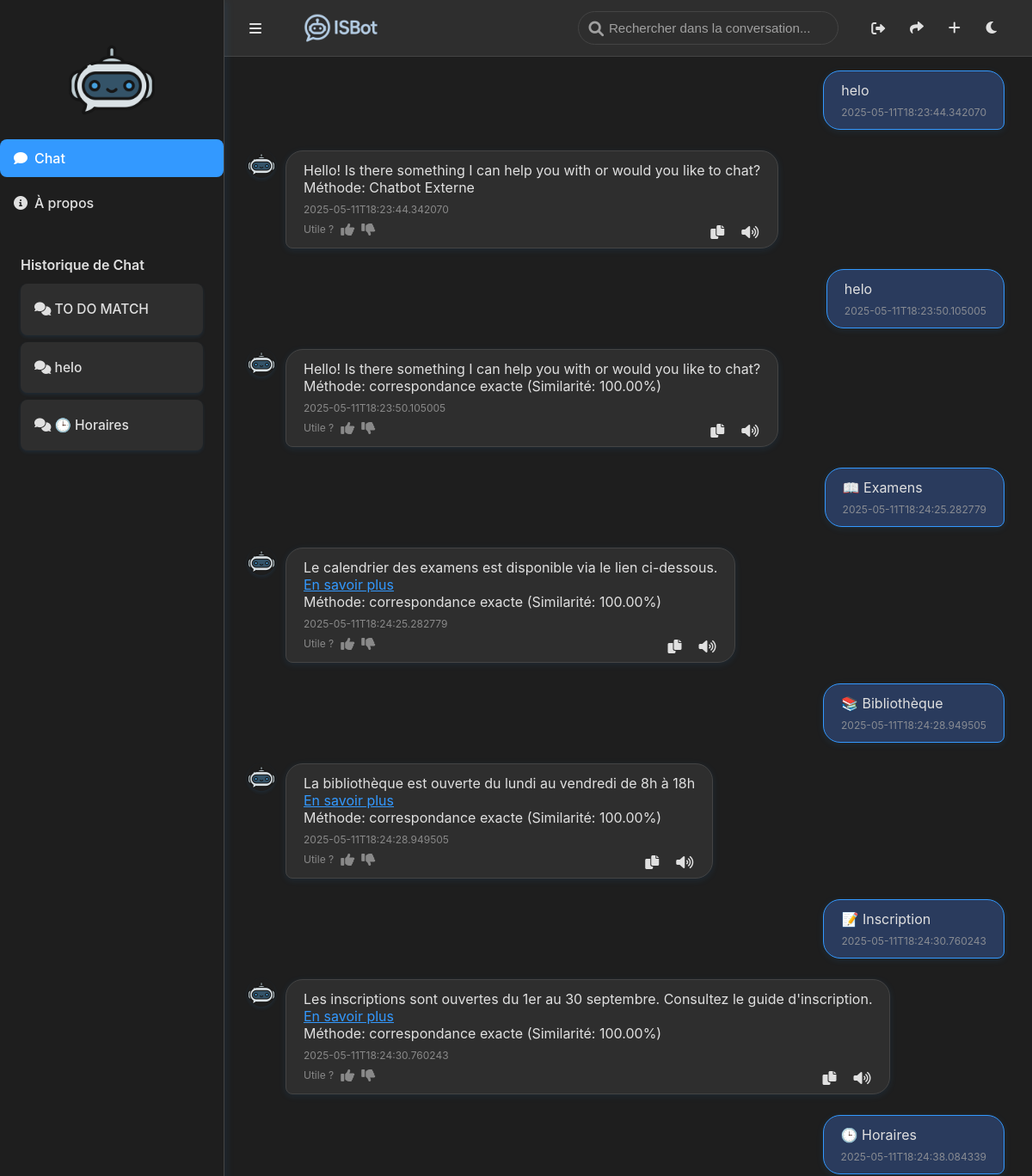
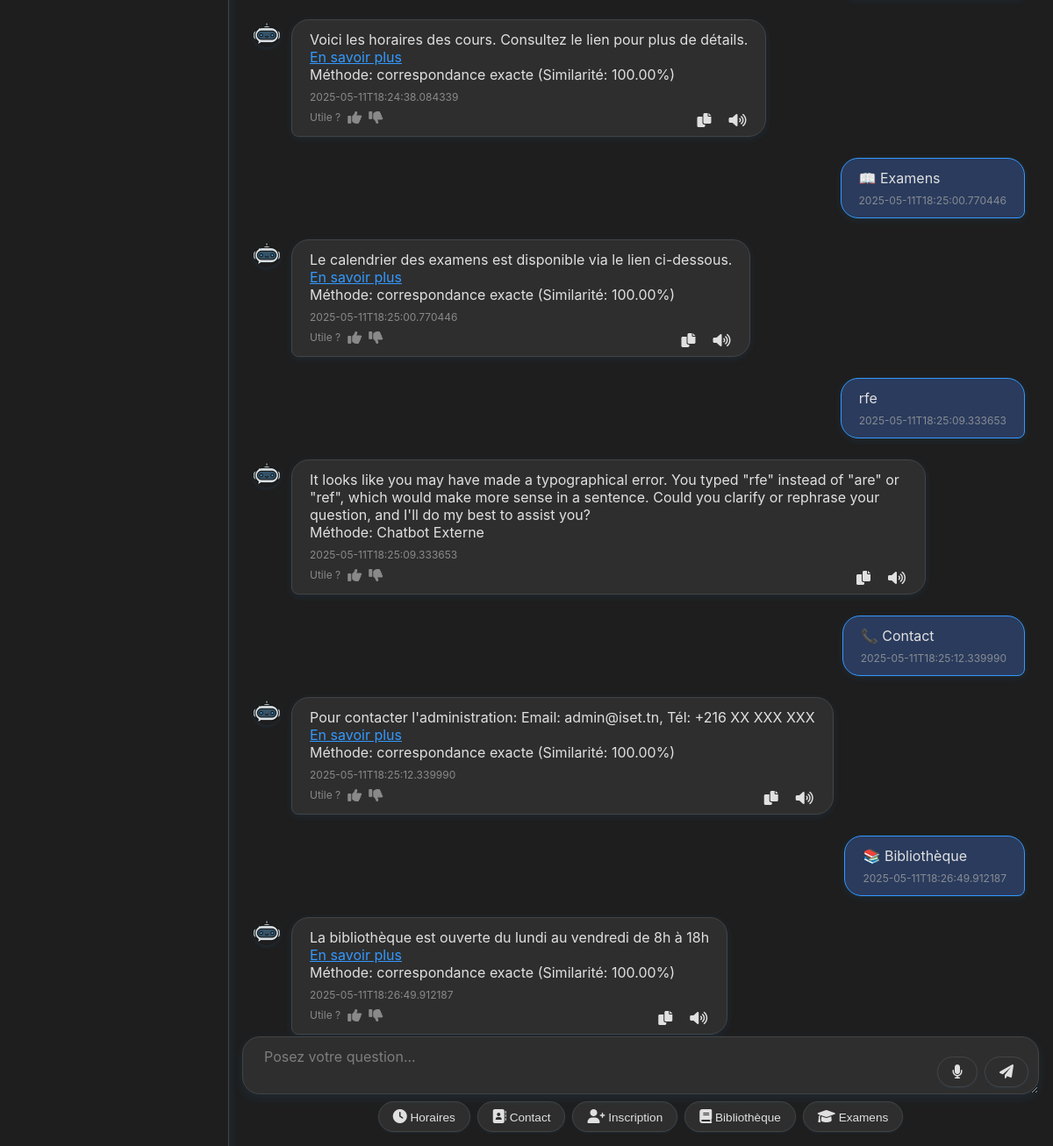
Screenshot of /?session_id=33 (signed in) with the database file from the repository (2 pictures, top to bottom).
### chatbot/database.py (models this page shows)
class ChatMessage(db.Model):
    id = db.Column(db.Integer, primary_key=True)
    session_id = db.Column(db.Integer, db.ForeignKey('chat_session.id', ondelete='CASCADE'), nullable=False)
    user_message = db.Column(db.Text, nullable=False)
    bot_response = db.Column(db.Text, nullable=False)
    timestamp = db.Column(db.String(50), nullable=False)

### app.py (the view, shortened to what this page needs)
@app.route('/', methods=['GET', 'POST'])
def chat():
    if not current_user.is_authenticated:
        return render_template('chat.html', chat_history=[], session_id=None)
    session_id = request.args.get('session_id')
    if session_id:
        current_session = ChatSession.query.filter_by(id=int(session_id), user_id=current_user.id).first()
    chat_history = current_session.messages if current_session else []
    processed_history = []
    for msg in chat_history:
        try:
            processed_msg = {
                'user_message': msg.user_message,
                'bot_response': json.loads(msg.bot_response),
                'timestamp': msg.timestamp
            }
            processed_history.append(processed_msg)
        except json.JSONDecodeError as e:
            logger.error(f"Error parsing bot_response for message ID {msg.id}: {e}")
            continue
    return render_template('chat.html', chat_history=processed_history, session_id=current_session.id if current_session else None)

### app.py (called while the page is built)
@login_manager.user_loader
def load_user(user_id):
    return User.query.get(int(user_id))

### templates/chat.html (shortened to what this page needs)
{% extends "base.html" %}
{% block content %}
{% if current_user.is_authenticated %}
<div class="chat-box" id="chat-box">
  {% for msg in chat_history %}
  <div class="chat-message user" data-message="{{ msg.user_message | lower }}">
    <div class="chat-bubble">
      {{ msg.user_message | safe }}
      <div class="timestamp">{{ msg.timestamp | default('Maintenant') }}</div>
    </div>
  </div>
  <div class="chat-message assistant" data-message="{{ msg.bot_response.answer | lower }}">
    <img
      src="{{ url_for('static', filename='assistant-avatar.png') }}"
      alt="Assistant"
      class="avatar"
    />
    <div class="chat-bubble">
      {{ msg.bot_response.answer | safe }}
      {% if msg.bot_response.url %}
      <div class="mt-2">
        <a
          href="{{ msg.bot_response.url }}"
          target="_blank"
          class="text-blue-500 hover:underline"
        >En savoir plus</a>
      </div>
      {% endif %}
      {% if msg.bot_response.method %}
      <div class="text-xs mt-2 opacity-70">
        Méthode: {{ msg.bot_response.method }}
        {% if msg.bot_response.similarity %}
        (Similarité: {{ "%.2f"|format(msg.bot_response.similarity * 100) }}%)
        {% endif %}
      </div>
      {% endif %}
      <div class="timestamp">
        {{ msg.timestamp | default('Maintenant') }}
      </div>
      <div class="feedback">
        Utile ?
        <span
          onclick="rateResponse(this, true)"
          data-question="{{ msg.user_message | escape }}"
          data-response="{{ msg.bot_response.answer | escape }}"
          class="text-green-500 cursor-pointer"
        ><i class="shortcut-icon fas fa-thumbs-up"></i></span>
        <span
          onclick="rateResponse(this, false)"
          data-question="{{ msg.user_message | escape }}"
          data-response="{{ msg.bot_response.answer | escape }}"
          class="text-red-500 cursor-pointer"
        ><i class="shortcut-icon fas fa-thumbs-down"></i></span>
      </div>
      <div class="bubble-actions" style="position: absolute; bottom: 0.5rem; right: 1rem; display: flex; gap: 0.5rem;">
        <button
          class="copy-btn"
          style="position: static; opacity: 1;"
          onclick="copyText(this)"
          data-text="{{ msg.bot_response.answer | escape }}"
          title="Copier la réponse"
        >
          <i class="shortcut-icon fas fa-copy"></i>
        </button>
        <button
          class="copy-btn"
          style="position: static; opacity: 1;"
          onclick="speakText(this)"
          data-text="{{ msg.bot_response.answer | escape }}"
          title="Écouter la réponse"
        >
          <i class="shortcut-icon fas fa-volume-up"></i>
        </button>
      </div>
    </div>
  </div>
  {% endfor %}
</div>
{% if not public_share %}
<div class="input-container">
  <div class="input-area">
    <form method="POST" id="chat-form">
      <div class="textarea-wrapper">
        <textarea
          name="message"
          id="message-input"
          required
          placeholder="Posez votre question..."
          class="w-full p-2 border rounded"
        ></textarea>
        <div class="textarea-buttons">
          <button
            type="button"
            id="voice-btn"
            class="shortcut-btn bg-gray-500 text-white rounded hover:bg-gray-600"
          >
            <i class="shortcut-icon fas fa-microphone"></i>
          </button>
          <button
            type="submit"
            id="submit-btn"
            class="shortcut-btn bg-blue-500 text-white rounded hover:bg-blue-600"
          >
            <i class="shortcut-icon fas fa-paper-plane"></i>
          </button>
        </div>
      </div>
    </form>
  </div>
  <div class="shortcut-buttons flex gap-2">
    <button class="shortcut-btn bg-gray-100 p-2 rounded" onclick="sendShortcut('🕒 Horaires')"><i class="shortcut-icon fas fa-clock"></i> Horaires</button>
    <button class="shortcut-btn bg-gray-100 p-2 rounded" onclick="sendShortcut('📞 Contact')"><i class="shortcut-icon fas fa-address-book"></i> Contact</button>
    <button class="shortcut-btn bg-gray-100 p-2 rounded" onclick="sendShortcut('📝 Inscription')"><i class="shortcut-icon fas fa-user-plus"></i> Inscription</button>
    <button class="shortcut-btn bg-gray-100 p-2 rounded" onclick="sendShortcut('📚 Bibliothèque')"><i class="shortcut-icon fas fa-book"></i> Bibliothèque</button>
    <button class="shortcut-btn bg-gray-100 p-2 rounded" onclick="sendShortcut('📖 Examens')"><i class="shortcut-icon fas fa-graduation-cap"></i> Examens</button>
</div>
</div>
{% endif %}
{% endif %}
{% endblock %}

### static/style.css (style rules this page uses)
:root { --bg-color: #1E1E1E; --background-secondary: #2E2E2E; --text-color: #E0E0E0; --secondary-text: #A0A0A0; --chat-bg-user: #2A3B5D; --chat-bg-assistant: #2E2E2E; --chat-bg-shortcut: #3399FF; --border-color: #444444; --input-bg: #2E2E2E; --sidebar-bg: #1E1E1E; --accent-color: #3399FF; --accent-hover: #4DA6FF; --shadow-color: rgba(51, 153, 255, 0.10); --hover-shadow: rgba(51, 153, 255, 0.18); --top-bar-height: 65px; --input-container-height: 120px; --search-highlight: rgba(51, 153, 255, 0.2); }
body { font-family: 'Inter', sans-serif; font-weight: 400; background: var(--bg-color); color: var(--text-color); margin: 0; padding: 0; overflow: hidden; transition: background 0.3s ease, color 0.3s ease; scrollbar-width: none; -ms-overflow-style: none; }
.chat-box { flex: 1; overflow-y: auto; padding: 1rem; scrollbar-width: none; scrollbar-color: var(--accent-color) var(--bg-color); scroll-behavior: smooth; min-height: 0; height: calc(100vh - var(--top-bar-height) - var(--input-container-height)); max-height: calc(100vh - var(--top-bar-height) - var(--input-container-height)); background: var(--bg-color); }
.chat-message { display: flex; margin-bottom: 1.5rem; animation: fadeInUp 0.5s ease; }
.chat-message.user { justify-content: flex-end; }
.chat-message.assistant, .chat-message.shortcut { justify-content: flex-start; }
.chat-bubble { max-width: 75%; padding: 0.75rem 1.25rem; border-radius: 20px; position: relative; transition: transform 0.3s ease, box-shadow 0.3s ease; box-shadow: 0 2px 6px var(--shadow-color); }
.user .chat-bubble { background: var(--chat-bg-user); color: var(--text-color); border-radius: 20px 20px 8px 20px; box-shadow: 0 2px 8px var(--shadow-color); border: 1.5px solid var(--accent-color); }
.assistant .chat-bubble { background: var(--chat-bg-assistant); color: var(--text-color); border-radius: 20px 20px 20px 8px; box-shadow: 0 2px 8px var(--shadow-color); border: 1.5px solid var(--border-color); }
.assistant .chat-bubble a { color: var(--accent-color); text-decoration: underline; transition: color 0.3s ease; }
.avatar { width: 32px; height: 32px; border-radius: 50%; margin: 0 0.75rem; box-shadow: 0 2px 4px var(--shadow-color); }
.timestamp { font-size: 0.75rem; color: var(--secondary-text); opacity: 0.8; margin-top: 0.5rem; }
.copy-btn { position: absolute; top: 0.5rem; right: 0.5rem; background: none; border: none; font-size: 0.9rem; color: var(--text-color); cursor: pointer; opacity: 0; transition: opacity 0.3s ease; }
.feedback { display: flex; gap: 0.5rem; margin-top: 0.5rem; font-size: 0.75rem; color: var(--secondary-text); opacity: 0.8; }
.feedback span { cursor: pointer; transition: transform 0.3s ease; }
.input-container { max-width: 1000px; width: calc(100% - 260px); margin: 0 auto; padding: 1rem; background: transparent; position: fixed; bottom: 0; left: 260px; right: 0; z-index: 10; box-sizing: border-box; min-height: var(--input-container-height); }
.input-area { margin-bottom: 0.5rem; }
.textarea-wrapper { position: relative; display: flex; align-items: center; }
.input-area textarea { background: var(--input-bg); color: var(--text-color); border: 1px solid var(--border-color); border-radius: 20px; padding: 0.75rem 4rem 0.75rem 1.5rem; font-size: 1rem; outline: none; transition: box-shadow 0.3s ease, transform 0.3s ease; resize: vertical; min-height: 40px; max-height: 100px; overflow-y: auto; box-shadow: 0 4px 12px var(--shadow-color); font-family: 'Inter', sans-serif; width: 100%; }
.input-area textarea::placeholder { color: var(--secondary-text); opacity: 0.7; }
.textarea-buttons { position: absolute; right: 0.75rem; bottom: 0.5rem; display: flex; gap: 0.5rem; }
.input-area button.shortcut-btn { background: var(--input-bg); color: var(--text-color); border: 1px solid var(--border-color); border-radius: 20px; padding: 0.5rem 1rem; font-size: 0.85rem; font-weight: 500; transition: background 0.3s ease, transform 0.3s ease; box-shadow: 0 1px 3px var(--shadow-color); cursor: pointer; }
.shortcut-buttons { display: flex; flex-wrap: wrap; gap: 0.5rem; justify-content: center; }
.shortcut-btn { background: var(--input-bg); color: var(--text-color); border: 1px solid var(--border-color); border-radius: 20px; padding: 0.5rem 1rem; font-size: 0.85rem; font-weight: 500; transition: background 0.3s ease, transform 0.3s ease; box-shadow: 0 1px 3px var(--shadow-color); cursor: pointer; }
.shortcut-icon { font-size: 1rem; }
.chat-message.user .chat-bubble { margin-right: 1rem; }

### rows the page displays
ChatMessage: user_message "helo", timestamp "2025-05-11T18:23:44.342070", bot_response.answer "Hello! Is there something I can help you with or would you like to chat?", bot_response.method "Chatbot Externe"
ChatMessage: user_message "helo", timestamp "2025-05-11T18:23:50.105005", bot_response.answer "Hello! Is there something I can help you with or would you like to chat?", bot_response.method "correspondance exacte", bot_response "100.00"
ChatMessage: user_message "📖 Examens", timestamp "2025-05-11T18:24:25.282779", bot_response.answer "Le calendrier des examens est disponible via le lien ci-dessous.", bot_response.method "correspondance exacte", bot_response "100.00"
ChatMessage: user_message "📚 Bibliothèque", timestamp "2025-05-11T18:24:28.949505", bot_response.answer "La bibliothèque est ouverte du lundi au vendredi de 8h à 18h", bot_response.method "correspondance exacte", bot_response "100.00"
ChatMessage: user_message "📝 Inscription", timestamp "2025-05-11T18:24:30.760243", bot_response.answer "Les inscriptions sont ouvertes du 1er au 30 septembre. Consultez le guide d'inscription.", bot_response.method "correspondance exacte", bot_response "100.00"
ChatMessage: user_message "🕒 Horaires", timestamp "2025-05-11T18:24:38.084339", bot_response.answer "Voici les horaires des cours. Consultez le lien pour plus de détails.", bot_response.method "correspondance exacte", bot_response "100.00"
ChatMessage: user_message "📖 Examens", timestamp "2025-05-11T18:25:00.770446", bot_response.answer "Le calendrier des examens est disponible via le lien ci-dessous.", bot_response.method "correspondance exacte", bot_response "100.00"
ChatMessage: user_message "rfe", timestamp "2025-05-11T18:25:09.333653", bot_response.answer "It looks like you may have made a typographical error. You typed \"rfe\" instead of \"are\" or \"ref\", which would make more sense in a sentence. Could you clarify or rephrase your question, and I'll do my best to assist you?", bot_response.method "Chatbot Externe"
ChatMessage: user_message "📞 Contact", timestamp "2025-05-11T18:25:12.339990", bot_response.answer "Pour contacter l'administration: Email: admin@iset.tn, Tél: +216 XX XXX XXX", bot_response.method "correspondance exacte", bot_response "100.00"
ChatMessage: user_message "📚 Bibliothèque", timestamp "2025-05-11T18:26:49.912187", bot_response.answer "La bibliothèque est ouverte du lundi au vendredi de 8h à 18h", bot_response.method "correspondance exacte", bot_response "100.00"
